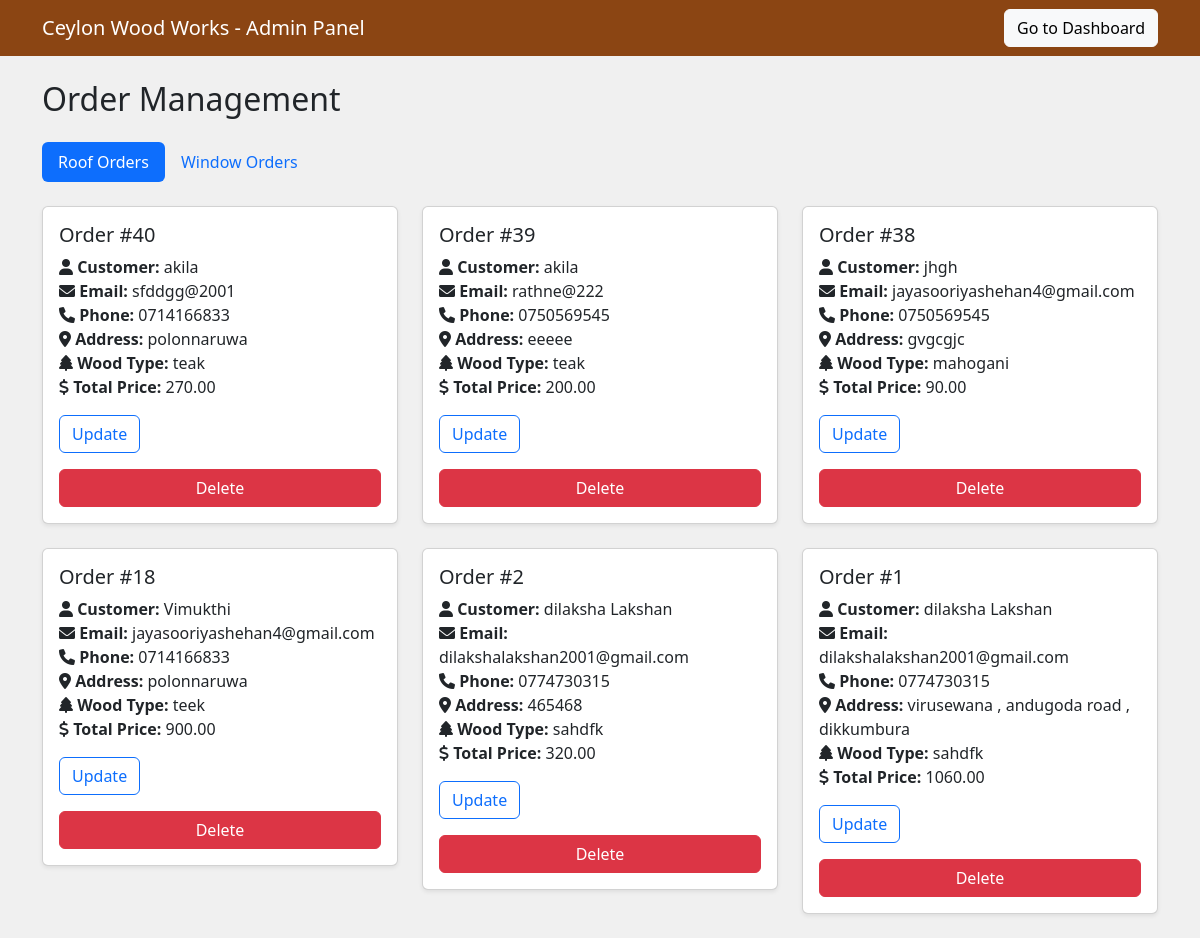
Page /roofAdmin.php on the committed database.
### tables this page shows
CREATE TABLE `roof_orders` (
  `id` int(11) NOT NULL,
  `wood_type` varchar(50) NOT NULL,
  `customer_name` varchar(100) NOT NULL,
  `email` varchar(100) NOT NULL,
  `contact_number` varchar(20) NOT NULL,
  `address` text NOT NULL,
  `total_price` decimal(10,2) NOT NULL,
  `created_at` timestamp NOT NULL DEFAULT current_timestamp(),
  `user_id` int(11) NOT NULL
);

### roofAdmin.php (the view, shortened to what this page needs)
<?php
require_once 'Config1.php';
$stmt = $pdo->query("SELECT * FROM roof_orders ORDER BY id DESC");
$roofOrders = $stmt->fetchAll(PDO::FETCH_ASSOC);
?>
<!DOCTYPE html>
<html lang="en">
<head>
    <link href="https://cdn.jsdelivr.net/npm/bootstrap@5.3.0/dist/css/bootstrap.min.css" rel="stylesheet">
    <link rel="stylesheet" href="https://cdnjs.cloudflare.com/ajax/libs/font-awesome/6.0.0-beta3/css/all.min.css">
</head>
<body>
    <nav class="navbar navbar-expand-lg navbar-dark ">
        <div class="container">
            <a class="navbar-brand" href="#">Ceylon Wood Works - Admin Panel</a>
            <a href="admin_profile.php" class="btn btn-light">Go to Dashboard</a>
        </div>
    </nav>
    <div class="container mt-4">
        <h2 class="mb-4">Order Management</h2>
        <ul class="nav nav-pills mb-4" id="orderTabs" role="tablist">
            <li class="nav-item" role="presentation">
                <button class="nav-link active" id="roof-tab" data-bs-toggle="pill" data-bs-target="#roof" type="button" role="tab" aria-controls="roof" aria-selected="true">Roof Orders</button>
            </li>
            <li class="nav-item" role="presentation">
                <button class="nav-link" id="wood-tab" data-bs-toggle="pill" data-bs-target="#wood" type="button" role="tab" aria-controls="wood" aria-selected="false">Window Orders</button>
            </li>
        </ul>
        <div class="tab-content" id="orderTabsContent">
            <div class="tab-pane fade show active" id="roof" role="tabpanel" aria-labelledby="roof-tab">
                <div class="row">
                    <?php foreach ($roofOrders as $order): ?>
                        <div class="col-md-6 col-lg-4 mb-4">
                            <div class="card order-card shadow-sm">
                                <div class="card-body">
                                    <h5 class="card-title">Order #<?= $order['id'] ?></h5>
                                    <p class="card-text">
                                        <strong><i class="fas fa-user"></i> Customer:</strong> <?= htmlspecialchars($order['customer_name']) ?><br>
                                        <strong><i class="fas fa-envelope"></i> Email:</strong> <?= htmlspecialchars($order['email']) ?><br>
                                        <strong><i class="fas fa-phone"></i> Phone:</strong> <?= htmlspecialchars($order['contact_number']) ?><br>
                                        <strong><i class="fas fa-map-marker-alt"></i> Address:</strong> <?= htmlspecialchars($order['address']) ?><br>
                                        <strong><i class="fas fa-tree"></i> Wood Type:</strong> <?= htmlspecialchars($order['wood_type']) ?><br>
                                        <strong><i class="fas fa-dollar-sign"></i> Total Price:</strong> <?= htmlspecialchars($order['total_price']) ?><br>
                                    </p>
                                    <form method="post" class="mt-3">
                                        <div class="input-group mb-3">
                                            <button type="submit" name="update" class="btn btn-outline-primary">Update</button>
                                        </div>
                                        <button type="submit" name="delete" class="btn btn-danger w-100" onclick="return confirm('Are you sure you want to delete this order?')">Delete</button>
                                    </form>
                                </div>
                            </div>
                        </div>
                    <?php endforeach; ?>
                </div>
            </div>
        </div>
    </div>
</body>
</html>

### roofAdmin.php (style rules this page uses)
body { background-color: #f0f0f0; }
.order-card { transition: transform 0.3s ease, box-shadow 0.3s ease; }
.navbar { background-color: #8B4513; }

### rows in the picture
roof_orders: id "40", customer_name "akila", email "sfddgg@2001", contact_number "0714166833", address "polonnaruwa", wood_type "teak", total_price "270.00"
roof_orders: id "39", customer_name "akila", email "rathne@222", contact_number "0750569545", address "eeeee", wood_type "teak", total_price "200.00"
roof_orders: id "38", customer_name "jhgh", email "jayasooriyashehan4@gmail.com", contact_number "0750569545", address "gvgcgjc", wood_type "mahogani", total_price "90.00"
roof_orders: id "18", customer_name "Vimukthi", email "jayasooriyashehan4@gmail.com", contact_number "0714166833", address "polonnaruwa", wood_type "teek", total_price "900.00"
roof_orders: id "2", customer_name "dilaksha Lakshan", email "dilakshalakshan2001@gmail.com", contact_number "0774730315", address "465468", wood_type "sahdfk", total_price "320.00"
roof_orders: id "1", customer_name "dilaksha Lakshan", email "dilakshalakshan2001@gmail.com", contact_number "0774730315", address "virusewana , andugoda road , dikkumbura", wood_type "sahdfk", total_price "1060.00"
